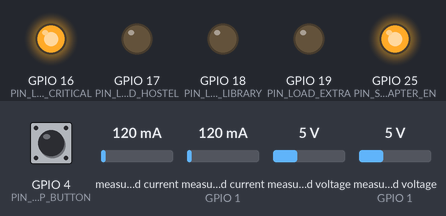
Bench run of a sketch on a simulated ESP32. Parts: output pins drawn as LEDs (lit = HIGH). Inputs (shaded band) come from the test bench; at power-on: GPIO 4 (PIN_ESTOP_BUTTON) HIGH, measured current (sensor on GPIO 1) 120 mA, measured current 120 mA, measured voltage 5 V, measured voltage (sensor on GPIO 1) 5 V. WiFi joins after 1.5 s; servers stay silent unless stated; uploads are accepted with an empty reply; the local clock reads 2024-03-15 10:24:30 at power-on unless the sketch sets it; random numbers use the default seed unless the sketch sets one.

Above: at 3.7 s.
3.8 s: GPIO 4 (PIN_ESTOP_BUTTON) pulled LOW for 0.15 s
At 4.4 s:
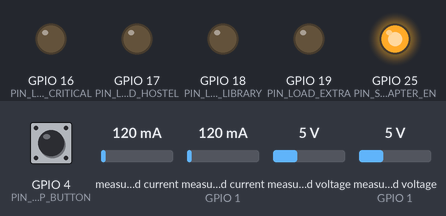
5.4 s: measured current (sensor on GPIO 1) set to 237 mA
9.2 s: measured current (sensor on GPIO 1) set to 262 mA
At 13.2 s:
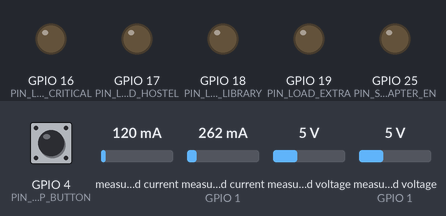
Timing chart, 0 to 14.7 s (numbered marks = the images above; inputs shaded):
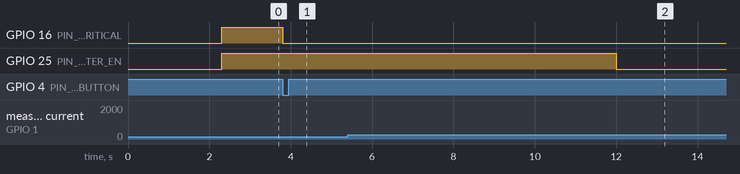

The sketch:

gridnova_rig.ino
```cpp
// GridNova tabletop rig: ESP32-WROOM-32 firmware example (Arduino core for ESP32 3.x).
//
// What it does: every 2 s it reports measured volts/amps from two INA219 modules, the selected source and the
// LED branch states to the GridNova server over HTTPS, then asks for commands and carries out the few it knows.
// What it never does: run a command it does not recognise, switch the critical branch off by command, wait for
// the network before turning loads off in an emergency, or report a value it could not measure.
//
// Read hardware/README.md first. The source selector MUST be a power-mux arrangement that cannot connect the
// adapter and the power bank together on its own (break-before-make in hardware). This code adds dead time and
// a software interlock, but software alone is not a safety device.
//
// Libraries: ArduinoJson (7.x), Adafruit INA219. Board: "ESP32 Dev Module".
// NOT compiled or run in the environment that wrote it: build it, then test with loads disconnected first.

#include <WiFi.h>
#include <WiFiClientSecure.h>
#include <HTTPClient.h>
#include <Wire.h>
#include <time.h>
#include <ArduinoJson.h>
#include <Adafruit_INA219.h>
#include "config.h"

#define FIRMWARE_VERSION "0.1.0"

// ---- timing and limits (keep in step with backend/gridnova/hardware.py) ----
static const uint32_t LOOP_MS = 2000;
static const uint32_t FAILSAFE_MS = 30000;      // no good server exchange for this long: shed non-essential loads
static const uint32_t SOURCE_DEAD_MS = 100;     // both source switches off for this long while changing over
static const uint32_t SOURCE_MIN_GAP_MS = 5000; // never switch the selector twice within this time
static const float MAX_V = 6.0f, MIN_A = -0.1f, MAX_A = 1.9f;  // INA219 on the 32V/2A calibration: >1.9 A is out of range
static const float PARALLEL_A = 0.25f;          // current on the NON-selected side = parallel connection suspected

// ---- fixed vocabulary: the ONLY things a command can name ----
enum Load { L_CRITICAL, L_HOSTEL, L_LIBRARY, L_EXTRA, L_COUNT };
static const char *LOAD_NAME[L_COUNT] = {"critical", "hostel", "library", "extra"};
static const uint8_t LOAD_PIN[L_COUNT] = {PIN_LOAD_CRITICAL, PIN_LOAD_HOSTEL, PIN_LOAD_LIBRARY, PIN_LOAD_EXTRA};
enum Source { S_NONE, S_ADAPTER, S_POWERBANK };
static const char *SOURCE_NAME[] = {"none", "adapter", "powerbank"};

static Adafruit_INA219 inaAdapter(INA_ADDR_ADAPTER), inaBattery(INA_ADDR_BATTERY);
static bool loadOn[L_COUNT] = {false, false, false, false};
static Source source = S_NONE;
static bool estopLatched = false;
static bool controlArmed = false, controlEstop = false;  // last flags from the server
static bool firstContact = false;
static uint32_t lastGoodMs = 0, lastSourceMs = 0, lastLoopMs = 0, seqNo = 0, parallelHits = 0;
static char bootId[17];

// ---------------------------------------------------------------- outputs
static void setLoad(Load l, bool on) {
  loadOn[l] = on;
  digitalWrite(LOAD_PIN[l], on ? HIGH : LOW);
}

static void allLoadsOff() {
  for (int i = 0; i < L_COUNT; i++) setLoad((Load)i, false);
}

static void sourcesOff() {
  digitalWrite(PIN_SRC_ADAPTER_EN, LOW);
  digitalWrite(PIN_SRC_POWERBANK_EN, LOW);
  source = S_NONE;
}

// Break-before-make: both switches off, wait, then enable exactly one. Returns false if refused.
static bool selectSource(Source s) {
  if (s == source) return true;
  if (millis() - lastSourceMs < SOURCE_MIN_GAP_MS && lastSourceMs != 0) return false;
  sourcesOff();
  delay(SOURCE_DEAD_MS);
  digitalWrite(s == S_ADAPTER ? PIN_SRC_ADAPTER_EN : PIN_SRC_POWERBANK_EN, HIGH);
  source = s;
  lastSourceMs = millis();
  return true;
}

// Emergency stop: every load off, selector left where it is (with no load there is nothing to protect).
static void latchEstop() {
  allLoadsOff();
  estopLatched = true;
}

// ---------------------------------------------------------------- sensors
struct Reading { bool ok; float v, a; };

static bool present(uint8_t addr) {
  Wire.beginTransmission(addr);
  return Wire.endTransmission() == 0;
}

// "ok" only when the module answers AND the numbers are physically sensible. Otherwise no value is sent.
static const char *readSensor(Adafruit_INA219 &ina, uint8_t addr, Reading &r) {
  r.ok = false;
  if (!present(addr)) return "missing";
  float v = ina.getBusVoltage_V(), a = ina.getCurrent_mA() / 1000.0f;
  if (isnan(v) || isnan(a) || v < 0 || v > MAX_V || a < MIN_A || a > MAX_A) return "fault";
  r.ok = true; r.v = v; r.a = a;
  return "ok";
}

// ---------------------------------------------------------------- network
static WiFiClientSecure tls;

static int http(const char *method, const String &path, const String &body, String &out) {
  HTTPClient h;
  if (!h.begin(tls, SERVER_HOST, SERVER_PORT, path, true)) return -1;
  h.setTimeout(6000);
  h.addHeader("X-Device-Id", DEVICE_ID);
  h.addHeader("Authorization", String("Bearer ") + DEVICE_KEY);
  h.addHeader("Content-Type", "application/json");
  int code = strcmp(method, "POST") == 0 ? h.POST(body) : h.GET();
  if (code > 0) out = h.getString();
  h.end();
  return code;
}

static bool timeValid() { return time(nullptr) > 1700000000; }

// ---------------------------------------------------------------- commands
static void ack(const char *id, const char *result, const char *reason) {
  JsonDocument d;
  d["deviceId"] = DEVICE_ID;
  d["result"] = result;
  if (reason) d["reason"] = reason;
  d["ts"] = (double)time(nullptr);
  d["source"] = SOURCE_NAME[source];
  JsonObject l = d["loads"].to<JsonObject>();
  for (int i = 0; i < L_COUNT; i++) l[LOAD_NAME[i]] = loadOn[i];
  String body, out;
  serializeJson(d, body);
  http("POST", String("/api/hardware/device/commands/") + id + "/ack", body, out);
}

static void runCommand(JsonObject c) {
  const char *id = c["id"] | "";
  const char *type = c["type"] | "";
  if (!id[0]) return;
  if ((double)(c["expiresAtEpoch"] | 0.0) < (double)time(nullptr)) return ack(id, "rejected", "expired before it was run");

  if (!strcmp(type, "estop")) { latchEstop(); return ack(id, "applied", nullptr); }
  if (!strcmp(type, "clear_estop")) {
    if (digitalRead(PIN_ESTOP_BUTTON) == LOW) return ack(id, "rejected", "the emergency-stop button is still pressed");
    estopLatched = false;  // loads stay OFF until a command turns them on
    return ack(id, "applied", nullptr);
  }
  if (estopLatched) return ack(id, "rejected", "emergency stop is latched");
  if (!controlArmed) return ack(id, "rejected", "server says not armed");

  if (!strcmp(type, "select_source")) {
    const char *s = c["params"]["source"] | "";
    Source want = !strcmp(s, "adapter") ? S_ADAPTER : !strcmp(s, "powerbank") ? S_POWERBANK : S_NONE;
    if (want == S_NONE) return ack(id, "rejected", "unknown source");
    bool switched = selectSource(want);  // called once: it moves hardware
    return ack(id, switched ? "applied" : "rejected", switched ? nullptr : "selector changed too recently");
  }
  if (!strcmp(type, "set_load")) {
    const char *name = c["params"]["load"] | "";
    if (c["params"]["on"].isNull() || !c["params"]["on"].is<bool>()) return ack(id, "rejected", "on must be true or false");
    bool on = c["params"]["on"];
    for (int i = 0; i < L_COUNT; i++) {
      if (strcmp(name, LOAD_NAME[i])) continue;
      if (i == L_CRITICAL && !on) return ack(id, "rejected", "the critical branch is never switched off");
      setLoad((Load)i, on);
      return ack(id, "applied", nullptr);
    }
    return ack(id, "rejected", "unknown load");
  }
  ack(id, "rejected", "not on the allow-list");  // anything else, however it is worded
}

static void pollCommands() {
  String out;
  int code = http("GET", "/api/hardware/device/commands", "", out);
  if (code != 200) return;
  JsonDocument d;
  if (deserializeJson(d, out)) return;
  lastGoodMs = millis();
  controlArmed = d["control"]["armed"] | false;
  controlEstop = d["control"]["estop"] | false;
  if (controlEstop && !estopLatched) latchEstop();
  for (JsonObject c : d["commands"].as<JsonArray>()) runCommand(c);
}

// ---------------------------------------------------------------- telemetry
static bool sendTelemetry() {
  Reading ra, rb;
  const char *ha = readSensor(inaAdapter, INA_ADDR_ADAPTER, ra);
  const char *hb = readSensor(inaBattery, INA_ADDR_BATTERY, rb);

  // Software back-up to the hardware selector: current on the side that is NOT selected = a parallel path.
  Reading &other = (source == S_ADAPTER) ? rb : ra;
  if ((source == S_ADAPTER || source == S_POWERBANK) && other.ok && other.a > PARALLEL_A) {
    if (++parallelHits >= 2) { sourcesOff(); latchEstop(); }
  } else parallelHits = 0;

  JsonDocument d;
  d["deviceId"] = DEVICE_ID;
  d["bootId"] = bootId;
  d["seq"] = ++seqNo;
  d["ts"] = (double)time(nullptr);
  d["firmware"] = FIRMWARE_VERSION;
  d["source"] = SOURCE_NAME[source];
  if (ra.ok) { d["adapter"]["voltageV"] = ra.v; d["adapter"]["currentA"] = ra.a; }
  if (rb.ok) { d["battery"]["voltageV"] = rb.v; d["battery"]["currentA"] = rb.a; }
  JsonObject l = d["loads"].to<JsonObject>();
  for (int i = 0; i < L_COUNT; i++) l[LOAD_NAME[i]] = loadOn[i];
  d["health"]["ina219Adapter"] = ha;
  d["health"]["ina219Battery"] = hb;
  d["health"]["muxInterlock"] = "ok";
  d["estop"] = estopLatched;
  d["uptimeS"] = millis() / 1000;
  // No state-of-charge field exists on purpose: a power bank's USB voltage does not tell us.
  String body, out;
  serializeJson(d, body);
  int code = http("POST", "/api/hardware/device/telemetry", body, out);
  if (code == 200) lastGoodMs = millis();
  return code == 200;
}

// ---------------------------------------------------------------- setup / loop
void setup() {
  // FIRST: everything off, before anything can fail.
  for (int i = 0; i < L_COUNT; i++) { pinMode(LOAD_PIN[i], OUTPUT); digitalWrite(LOAD_PIN[i], LOW); }
  pinMode(PIN_SRC_ADAPTER_EN, OUTPUT); pinMode(PIN_SRC_POWERBANK_EN, OUTPUT);
  sourcesOff();
  pinMode(PIN_ESTOP_BUTTON, INPUT_PULLUP);
  Serial.begin(115200);
  snprintf(bootId, sizeof bootId, "%08x%08x", (unsigned)esp_random(), (unsigned)esp_random());

  Wire.begin(PIN_SDA, PIN_SCL);
  if (present(INA_ADDR_ADAPTER)) { inaAdapter.begin(); inaAdapter.setCalibration_32V_2A(); }
  if (present(INA_ADDR_BATTERY)) { inaBattery.begin(); inaBattery.setCalibration_32V_2A(); }

  tls.setCACert(ROOT_CA);  // verified TLS only
  WiFi.mode(WIFI_STA);
  WiFi.begin(WIFI_SSID, WIFI_PASSWORD);
  configTime(0, 0, "pool.ntp.org", "time.google.com");  // the server rejects readings from a wrong clock
  lastGoodMs = millis();
}

void loop() {
  // The emergency-stop button works with or without Wi-Fi.
  if (digitalRead(PIN_ESTOP_BUTTON) == LOW && !estopLatched) latchEstop();

  // Lost the server for too long: non-essential loads off. The source selector stays put.
  if (firstContact && millis() - lastGoodMs > FAILSAFE_MS) {
    for (int i = 0; i < L_COUNT; i++) if (i != L_CRITICAL) setLoad((Load)i, false);
  }
  if (millis() - lastLoopMs < LOOP_MS) return;
  lastLoopMs = millis();
  if (WiFi.status() != WL_CONNECTED || !timeValid()) return;

  if (sendTelemetry()) {
    if (!firstContact && !estopLatched) {
      // Boot defaults, only after the server answered and nothing is latched: adapter source, critical branch on.
      firstContact = true;
      selectSource(S_ADAPTER);
      setLoad(L_CRITICAL, true);
    }
    pollCommands();
  }
}
```

config.example.h
```cpp
// Copy this file to config.h and fill it in. config.h is git-ignored: never commit real keys.
#pragma once

#define WIFI_SSID      "your-wifi"
#define WIFI_PASSWORD  "your-wifi-password"

// Your GridNova server, HTTPS only. Use the hostname without a scheme or path.
#define SERVER_HOST    "your-app.up.railway.app"
#define SERVER_PORT    443

// Must match an entry in the server's GRIDNOVA_DEVICE_KEYS ("<id>:<key>").
#define DEVICE_ID      "esp32-demo-01"
#define DEVICE_KEY     "replace-with-the-24-plus-character-key"

// Root certificate of the server's TLS chain (PEM). The sketch refuses to talk to a server it cannot verify;
// there is deliberately no "insecure" switch. Get the chain's root with:  openssl s_client -showcerts -connect HOST:443
static const char ROOT_CA[] = R"EOF_CA(
-----BEGIN CERTIFICATE-----
PASTE THE ROOT CERTIFICATE HERE
-----END CERTIFICATE-----
)EOF_CA";

// ---- Pins: EXAMPLES ONLY. Check every one against YOUR wiring before powering anything. ----
// All outputs need an external 10k pull-down so every source and load is OFF while the ESP32 boots or resets.
#define PIN_SRC_ADAPTER_EN    25  // enable of the adapter-side switch of the source selector
#define PIN_SRC_POWERBANK_EN  26  // enable of the power-bank-side switch of the source selector
#define PIN_LOAD_CRITICAL     16  // LED branch drivers (logic-level MOSFET gates), low-voltage only
#define PIN_LOAD_HOSTEL       17
#define PIN_LOAD_LIBRARY      18
#define PIN_LOAD_EXTRA        19
#define PIN_ESTOP_BUTTON       4  // normally-open button to GND, internal pull-up, pressed = stop
#define PIN_SDA               21
#define PIN_SCL               22

// INA219 I2C addresses (set by the A0/A1 solder pads on each module).
#define INA_ADDR_ADAPTER      0x40
#define INA_ADDR_BATTERY      0x41
```

Measured:
- the behaviour switches between 250 and 251 mA on measured current (sensor on GPIO 1) (found by bisection; images 1 and 2)
- after the input at 3.8 s, GPIO 16 (PIN_LOAD_CRITICAL): HIGH → LOW at once
- after the input at 5.4 s, every drawn part: stays the same
- after the input at 9.2 s, GPIO 25 (PIN_SRC_ADAPTER_EN): HIGH → LOW after 2.8 s
